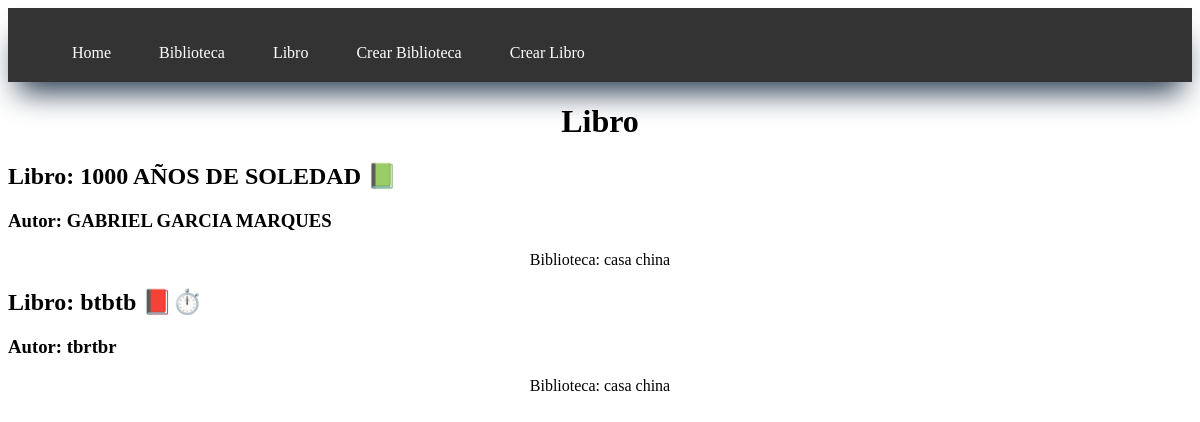
/libro, run on an earlier commit of the app's database.
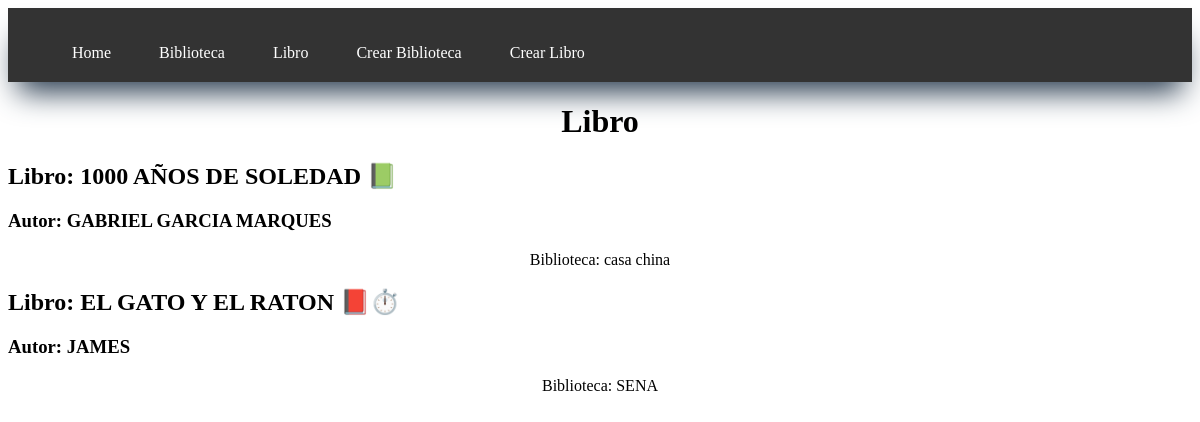
And on a later commit of the database.
### myapp/models.py (models this page shows, shortened)
class Libro( models.Model ):
    titulo = models.CharField(help_text='Ingrese el titulo del Libro', max_length=50)
    ISBN = models.CharField(max_length=13, help_text='Ingrese el ISBN del Libro')
    autor = models.CharField(help_text='Ingrese el nombre del autor', max_length=50)
    estado = models.CharField(help_text='Ingrese el estado del Libro', max_length=8)
    bibliotecas = models.ForeignKey(Biblioteca, on_delete=models.CASCADE)

class Biblioteca( models.Model ):
    nombre = models.CharField(help_text='Ingrese el nombre de la Biblioteca', max_length=50)
    ubicacion = models.CharField(help_text='Ingrese la ubicacion de la Biblioteca', max_length=50)
    def __str__( self ):
        return self.nombre

### myapp/views.py (the view)
# urls.py: path('libro', views.libro, name='libro'),
def libro( request ):
    titulo = 'Libro'
    libro = Libro.objects.all()
    return render( request, 'Libros/libro.html', {
        'titulo':titulo,
        'libro':libro,
    })

### myapp/templates/Libros/libro.html
{% extends 'layouts/base.html' %}
{% block content %}
<h1>{{titulo}}</h1>
{% for libro in libro %}
    <article>
        <h2>Libro: {{ libro.titulo }}
            {% if libro.estado == 'en sala' %}
                📗
            {% else %}
                📕⏱️
            {% endif %}
        </h2>
        <h3>Autor: {{ libro.autor }}</h3>
        <p>Biblioteca: {{ libro.bibliotecas }}</p>
    </article>
{% endfor %}
{% endblock %}

What changed in the data, as far as the page shows it:
removed Libro: titulo "btbtb", autor "tbrtbr", bibliotecas "casa china"
added Libro: titulo "EL GATO Y EL RATON", autor "JAMES", bibliotecas "SENA"
